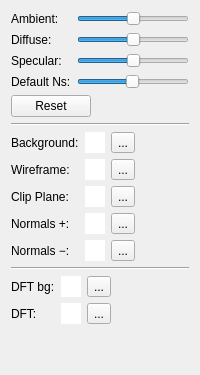
        <widget class="QWidget" name="tabColor">
         <attribute name="title">
          <string>Color</string>
         </attribute>
         <layout class="QVBoxLayout" name="verticalLayout_3">
          <item>
           <layout class="QFormLayout" name="formLayout_4">
            <item row="0" column="0">
             <widget class="QLabel" name="label_ambient">
              <property name="text">
               <string>Ambient:</string>
              </property>
             </widget>
            </item>
            <item row="0" column="1">
             <widget class="QSlider" name="slider_ambient">
              <property name="maximum">
               <number>2000</number>
              </property>
              <property name="value">
               <number>1000</number>
              </property>
              <property name="orientation">
               <enum>Qt::Horizontal</enum>
              </property>
             </widget>
            </item>
            <item row="1" column="0">
             <widget class="QLabel" name="label_diffuse">
              <property name="text">
               <string>Diffuse:</string>
              </property>
             </widget>
            </item>
            <item row="1" column="1">
             <widget class="QSlider" name="slider_diffuse">
              <property name="maximum">
               <number>2000</number>
              </property>
              <property name="value">
               <number>1000</number>
              </property>
              <property name="orientation">
               <enum>Qt::Horizontal</enum>
              </property>
             </widget>
            </item>
            <item row="2" column="0">
             <widget class="QLabel" name="label_specular">
              <property name="text">
               <string>Specular:</string>
              </property>
             </widget>
            </item>
            <item row="2" column="1">
             <widget class="QSlider" name="slider_specular">
              <property name="maximum">
               <number>2000</number>
              </property>
              <property name="value">
               <number>1000</number>
              </property>
              <property name="orientation">
               <enum>Qt::Horizontal</enum>
              </property>
             </widget>
            </item>
            <item row="3" column="0">
             <widget class="QLabel" name="label_default_ns">
              <property name="text">
               <string>Default Ns:</string>
              </property>
             </widget>
            </item>
            <item row="3" column="1">
             <widget class="QSlider" name="slider_default_ns">
              <property name="minimum">
               <number>1</number>
              </property>
              <property name="maximum">
               <number>100</number>
              </property>
              <property name="value">
               <number>50</number>
              </property>
              <property name="orientation">
               <enum>Qt::Horizontal</enum>
              </property>
             </widget>
            </item>
           </layout>
          </item>
          <item>
           <layout class="QHBoxLayout" name="horizontalLayout_4">
            <item>
             <widget class="QPushButton" name="pushButton_reset_lighting">
              <property name="text">
               <string>Reset</string>
              </property>
             </widget>
            </item>
            <item>
             <spacer name="horizontalSpacer_2">
              <property name="orientation">
               <enum>Qt::Horizontal</enum>
              </property>
              <property name="sizeHint" stdset="0">
               <size>
                <width>40</width>
                <height>20</height>
               </size>
              </property>
             </spacer>
            </item>
           </layout>
          </item>
          <item>
           <widget class="Line" name="line_17">
            <property name="orientation">
             <enum>Qt::Horizontal</enum>
            </property>
           </widget>
          </item>
          <item>
           <layout class="QHBoxLayout" name="horizontalLayout_2">
            <item>
             <layout class="QGridLayout" name="gridLayout">
              <item row="6" column="0">
               <widget class="QLabel" name="label_8">
                <property name="text">
                 <string>Normals −:</string>
                </property>
               </widget>
              </item>
              <item row="5" column="2">
               <widget class="QToolButton" name="toolButton_normal_color_positive">
                <property name="text">
                 <string>...</string>
                </property>
               </widget>
              </item>
              <item row="4" column="1">
               <widget class="QWidget" name="widget_clip_plane_color" native="true">
                <property name="minimumSize">
                 <size>
                  <width>20</width>
                  <height>10</height>
                 </size>
                </property>
                <property name="palette">
                 <palette>
                  <active>
                   <colorrole role="Base">
                    <brush brushstyle="SolidPattern">
                     <color alpha="255">
                      <red>255</red>
                      <green>255</green>
                      <blue>255</blue>
                     </color>
                    </brush>
                   </colorrole>
                   <colorrole role="Window">
                    <brush brushstyle="SolidPattern">
                     <color alpha="255">
                      <red>255</red>
                      <green>255</green>
                      <blue>255</blue>
                     </color>
                    </brush>
                   </colorrole>
                  </active>
                  <inactive>
                   <colorrole role="Base">
                    <brush brushstyle="SolidPattern">
                     <color alpha="255">
                      <red>255</red>
                      <green>255</green>
                      <blue>255</blue>
                     </color>
                    </brush>
                   </colorrole>
                   <colorrole role="Window">
                    <brush brushstyle="SolidPattern">
                     <color alpha="255">
                      <red>255</red>
                      <green>255</green>
                      <blue>255</blue>
                     </color>
                    </brush>
                   </colorrole>
                  </inactive>
                  <disabled>
                   <colorrole role="Base">
                    <brush brushstyle="SolidPattern">
                     <color alpha="255">
                      <red>255</red>
                      <green>255</green>
                      <blue>255</blue>
                     </color>
                    </brush>
                   </colorrole>
                   <colorrole role="Window">
                    <brush brushstyle="SolidPattern">
                     <color alpha="255">
                      <red>255</red>
                      <green>255</green>
                      <blue>255</blue>
                     </color>
                    </brush>
                   </colorrole>
                  </disabled>
                 </palette>
                </property>
                <property name="autoFillBackground">
                 <bool>true</bool>
                </property>
               </widget>
              </item>
              <item row="3" column="1">
               <widget class="QWidget" name="widget_wireframe_color" native="true">
                <property name="minimumSize">
                 <size>
                  <width>20</width>
                  <height>10</height>
                 </size>
                </property>
                <property name="palette">
                 <palette>
                  <active>
                   <colorrole role="Base">
                    <brush brushstyle="SolidPattern">
                     <color alpha="255">
                      <red>255</red>
                      <green>255</green>
                      <blue>255</blue>
                     </color>
                    </brush>
                   </colorrole>
                   <colorrole role="Window">
                    <brush brushstyle="SolidPattern">
                     <color alpha="255">
                      <red>255</red>
                      <green>255</green>
                      <blue>255</blue>
                     </color>
                    </brush>
                   </colorrole>
                  </active>
                  <inactive>
                   <colorrole role="Base">
                    <brush brushstyle="SolidPattern">
                     <color alpha="255">
                      <red>255</red>
                      <green>255</green>
                      <blue>255</blue>
                     </color>
                    </brush>
                   </colorrole>
                   <colorrole role="Window">
                    <brush brushstyle="SolidPattern">
                     <color alpha="255">
                      <red>255</red>
                      <green>255</green>
                      <blue>255</blue>
                     </color>
                    </brush>
                   </colorrole>
                  </inactive>
                  <disabled>
                   <colorrole role="Base">
                    <brush brushstyle="SolidPattern">
                     <color alpha="255">
                      <red>255</red>
                      <green>255</green>
                      <blue>255</blue>
                     </color>
                    </brush>
                   </colorrole>
                   <colorrole role="Window">
                    <brush brushstyle="SolidPattern">
                     <color alpha="255">
                      <red>255</red>
                      <green>255</green>
                      <blue>255</blue>
                     </color>
                    </brush>
                   </colorrole>
                  </disabled>
                 </palette>
                </property>
                <property name="autoFillBackground">
                 <bool>true</bool>
                </property>
               </widget>
              </item>
              <item row="6" column="1">
               <widget class="QWidget" name="widget_normal_color_negative" native="true">
                <property name="minimumSize">
                 <size>
                  <width>20</width>
                  <height>10</height>
                 </size>
                </property>
                <property name="palette">
                 <palette>
                  <active>
                   <colorrole role="Base">
                    <brush brushstyle="SolidPattern">
                     <color alpha="255">
                      <red>255</red>
                      <green>255</green>
                      <blue>255</blue>
                     </color>
                    </brush>
                   </colorrole>
                   <colorrole role="Window">
                    <brush brushstyle="SolidPattern">
                     <color alpha="255">
                      <red>255</red>
                      <green>255</green>
                      <blue>255</blue>
                     </color>
                    </brush>
                   </colorrole>
                  </active>
                  <inactive>
                   <colorrole role="Base">
                    <brush brushstyle="SolidPattern">
                     <color alpha="255">
                      <red>255</red>
                      <green>255</green>
                      <blue>255</blue>
                     </color>
                    </brush>
                   </colorrole>
                   <colorrole role="Window">
                    <brush brushstyle="SolidPattern">
                     <color alpha="255">
                      <red>255</red>
                      <green>255</green>
                      <blue>255</blue>
                     </color>
                    </brush>
                   </colorrole>
                  </inactive>
                  <disabled>
                   <colorrole role="Base">
                    <brush brushstyle="SolidPattern">
                     <color alpha="255">
                      <red>255</red>
                      <green>255</green>
                      <blue>255</blue>
                     </color>
                    </brush>
                   </colorrole>
                   <colorrole role="Window">
                    <brush brushstyle="SolidPattern">
                     <color alpha="255">
                      <red>255</red>
                      <green>255</green>
                      <blue>255</blue>
                     </color>
                    </brush>
                   </colorrole>
                  </disabled>
                 </palette>
                </property>
                <property name="autoFillBackground">
                 <bool>true</bool>
                </property>
               </widget>
              </item>
              <item row="3" column="2">
               <widget class="QToolButton" name="toolButton_wireframe_color">
                <property name="enabled">
                 <bool>true</bool>
                </property>
                <property name="text">
                 <string>...</string>
                </property>
               </widget>
              </item>
              <item row="6" column="2">
               <widget class="QToolButton" name="toolButton_normal_color_negative">
                <property name="text">
                 <string>...</string>
                </property>
               </widget>
              </item>
              <item row="5" column="1">
               <widget class="QWidget" name="widget_normal_color_positive" native="true">
                <property name="minimumSize">
                 <size>
                  <width>20</width>
                  <height>10</height>
                 </size>
                </property>
                <property name="palette">
                 <palette>
                  <active>
                   <colorrole role="Base">
                    <brush brushstyle="SolidPattern">
                     <color alpha="255">
                      <red>255</red>
                      <green>255</green>
                      <blue>255</blue>
                     </color>
                    </brush>
                   </colorrole>
                   <colorrole role="Window">
                    <brush brushstyle="SolidPattern">
                     <color alpha="255">
                      <red>255</red>
                      <green>255</green>
                      <blue>255</blue>
                     </color>
                    </brush>
                   </colorrole>
                  </active>
                  <inactive>
                   <colorrole role="Base">
                    <brush brushstyle="SolidPattern">
                     <color alpha="255">
                      <red>255</red>
                      <green>255</green>
                      <blue>255</blue>
                     </color>
                    </brush>
                   </colorrole>
                   <colorrole role="Window">
                    <brush brushstyle="SolidPattern">
                     <color alpha="255">
                      <red>255</red>
                      <green>255</green>
                      <blue>255</blue>
                     </color>
                    </brush>
                   </colorrole>
                  </inactive>
                  <disabled>
                   <colorrole role="Base">
                    <brush brushstyle="SolidPattern">
                     <color alpha="255">
                      <red>255</red>
                      <green>255</green>
                      <blue>255</blue>
                     </color>
                    </brush>
                   </colorrole>
                   <colorrole role="Window">
                    <brush brushstyle="SolidPattern">
                     <color alpha="255">
                      <red>255</red>
                      <green>255</green>
                      <blue>255</blue>
                     </color>
                    </brush>
                   </colorrole>
                  </disabled>
                 </palette>
                </property>
                <property name="autoFillBackground">
                 <bool>true</bool>
                </property>
               </widget>
              </item>
              <item row="4" column="0">
               <widget class="QLabel" name="label_6">
                <property name="text">
                 <string>Clip Plane:</string>
                </property>
               </widget>
              </item>
              <item row="3" column="0">
               <widget class="QLabel" name="label_4">
                <property name="text">
                 <string>Wireframe:</string>
                </property>
               </widget>
              </item>
              <item row="4" column="2">
               <widget class="QToolButton" name="toolButton_clip_plane_color">
                <property name="text">
                 <string>...</string>
                </property>
               </widget>
              </item>
              <item row="2" column="1">
               <widget class="QWidget" name="widget_background_color" native="true">
                <property name="minimumSize">
                 <size>
                  <width>20</width>
                  <height>10</height>
                 </size>
                </property>
                <property name="palette">
                 <palette>
                  <active>
                   <colorrole role="Base">
                    <brush brushstyle="SolidPattern">
                     <color alpha="255">
                      <red>255</red>
                      <green>255</green>
                      <blue>255</blue>
                     </color>
                    </brush>
                   </colorrole>
                   <colorrole role="Window">
                    <brush brushstyle="SolidPattern">
                     <color alpha="255">
                      <red>255</red>
                      <green>255</green>
                      <blue>255</blue>
                     </color>
                    </brush>
                   </colorrole>
                  </active>
                  <inactive>
                   <colorrole role="Base">
                    <brush brushstyle="SolidPattern">
                     <color alpha="255">
                      <red>255</red>
                      <green>255</green>
                      <blue>255</blue>
                     </color>
                    </brush>
                   </colorrole>
                   <colorrole role="Window">
                    <brush brushstyle="SolidPattern">
                     <color alpha="255">
                      <red>255</red>
                      <green>255</green>
                      <blue>255</blue>
                     </color>
                    </brush>
                   </colorrole>
                  </inactive>
                  <disabled>
                   <colorrole role="Base">
                    <brush brushstyle="SolidPattern">
                     <color alpha="255">
                      <red>255</red>
                      <green>255</green>
                      <blue>255</blue>
                     </color>
                    </brush>
                   </colorrole>
                   <colorrole role="Window">
                    <brush brushstyle="SolidPattern">
                     <color alpha="255">
                      <red>255</red>
                      <green>255</green>
                      <blue>255</blue>
                     </color>
                    </brush>
                   </colorrole>
                  </disabled>
                 </palette>
                </property>
                <property name="autoFillBackground">
                 <bool>true</bool>
                </property>
               </widget>
              </item>
              <item row="2" column="0">
               <widget class="QLabel" name="label_3">
                <property name="text">
                 <string>Background:</string>
                </property>
               </widget>
              </item>
              <item row="2" column="2">
               <widget class="QToolButton" name="toolButton_background_color">
                <property name="text">
                 <string>...</string>
                </property>
               </widget>
              </item>
              <item row="5" column="0">
               <widget class="QLabel" name="label_7">
                <property name="text">
                 <string>Normals +:</string>
                </property>
               </widget>
              </item>
             </layout>
            </item>
            <item>
             <spacer name="horizontalSpacer_3">
              <property name="orientation">
               <enum>Qt::Horizontal</enum>
              </property>
              <property name="sizeHint" stdset="0">
               <size>
                <width>40</width>
                <height>20</height>
               </size>
              </property>
             </spacer>
            </item>
           </layout>
          </item>
          <item>
           <widget class="Line" name="line">
            <property name="orientation">
             <enum>Qt::Horizontal</enum>
            </property>
           </widget>
          </item>
          <item>
           <layout class="QHBoxLayout" name="horizontalLayout_5">
            <item>
             <layout class="QGridLayout" name="gridLayout_2">
              <item row="1" column="1">
               <widget class="QWidget" name="widget_dft_background_color" native="true">
                <property name="minimumSize">
                 <size>
                  <width>20</width>
                  <height>10</height>
                 </size>
                </property>
                <property name="palette">
                 <palette>
                  <active>
                   <colorrole role="Base">
                    <brush brushstyle="SolidPattern">
                     <color alpha="255">
                      <red>255</red>
                      <green>255</green>
                      <blue>255</blue>
                     </color>
                    </brush>
                   </colorrole>
                   <colorrole role="Window">
                    <brush brushstyle="SolidPattern">
                     <color alpha="255">
                      <red>255</red>
                      <green>255</green>
                      <blue>255</blue>
                     </color>
                    </brush>
                   </colorrole>
                  </active>
                  <inactive>
                   <colorrole role="Base">
                    <brush brushstyle="SolidPattern">
                     <color alpha="255">
                      <red>255</red>
                      <green>255</green>
                      <blue>255</blue>
                     </color>
                    </brush>
                   </colorrole>
                   <colorrole role="Window">
                    <brush brushstyle="SolidPattern">
                     <color alpha="255">
                      <red>255</red>
                      <green>255</green>
                      <blue>255</blue>
                     </color>
                    </brush>
                   </colorrole>
                  </inactive>
                  <disabled>
                   <colorrole role="Base">
                    <brush brushstyle="SolidPattern">
                     <color alpha="255">
                      <red>255</red>
                      <green>255</green>
                      <blue>255</blue>
                     </color>
                    </brush>
                   </colorrole>
                   <colorrole role="Window">
                    <brush brushstyle="SolidPattern">
                     <color alpha="255">
                      <red>255</red>
                      <green>255</green>
                      <blue>255</blue>
                     </color>
                    </brush>
                   </colorrole>
                  </disabled>
                 </palette>
                </property>
                <property name="autoFillBackground">
                 <bool>true</bool>
                </property>
               </widget>
              </item>
              <item row="1" column="0">
               <widget class="QLabel" name="label">
                <property name="text">
                 <string>DFT bg:</string>
                </property>
               </widget>
              </item>
              <item row="2" column="1">
               <widget class="QWidget" name="widget_dft_color" native="true">
                <property name="minimumSize">
                 <size>
                  <width>20</width>
                  <height>10</height>
                 </size>
                </property>
                <property name="palette">
                 <palette>
                  <active>
                   <colorrole role="Base">
                    <brush brushstyle="SolidPattern">
                     <color alpha="255">
                      <red>255</red>
                      <green>255</green>
                      <blue>255</blue>
                     </color>
                    </brush>
                   </colorrole>
                   <colorrole role="Window">
                    <brush brushstyle="SolidPattern">
                     <color alpha="255">
                      <red>255</red>
                      <green>255</green>
                      <blue>255</blue>
                     </color>
                    </brush>
                   </colorrole>
                  </active>
                  <inactive>
                   <colorrole role="Base">
                    <brush brushstyle="SolidPattern">
                     <color alpha="255">
                      <red>255</red>
                      <green>255</green>
                      <blue>255</blue>
                     </color>
                    </brush>
                   </colorrole>
                   <colorrole role="Window">
                    <brush brushstyle="SolidPattern">
                     <color alpha="255">
                      <red>255</red>
                      <green>255</green>
                      <blue>255</blue>
                     </color>
                    </brush>
                   </colorrole>
                  </inactive>
                  <disabled>
                   <colorrole role="Base">
                    <brush brushstyle="SolidPattern">
                     <color alpha="255">
                      <red>255</red>
                      <green>255</green>
                      <blue>255</blue>
                     </color>
                    </brush>
                   </colorrole>
                   <colorrole role="Window">
                    <brush brushstyle="SolidPattern">
                     <color alpha="255">
                      <red>255</red>
                      <green>255</green>
                      <blue>255</blue>
                     </color>
                    </brush>
                   </colorrole>
                  </disabled>
                 </palette>
                </property>
                <property name="autoFillBackground">
                 <bool>true</bool>
                </property>
               </widget>
              </item>
              <item row="2" column="0">
               <widget class="QLabel" name="label_5">
                <property name="text">
                 <string>DFT:</string>
                </property>
               </widget>
              </item>
              <item row="1" column="2">
               <widget class="QToolButton" name="toolButton_dft_background_color">
                <property name="text">
                 <string>...</string>
                </property>
               </widget>
              </item>
              <item row="2" column="2">
               <widget class="QToolButton" name="toolButton_dft_color">
                <property name="text">
                 <string>...</string>
                </property>
               </widget>
              </item>
             </layout>
            </item>
            <item>
             <spacer name="horizontalSpacer_4">
              <property name="orientation">
               <enum>Qt::Horizontal</enum>
              </property>
              <property name="sizeHint" stdset="0">
               <size>
                <width>40</width>
                <height>20</height>
               </size>
              </property>
             </spacer>
            </item>
           </layout>
          </item>
          <item>
           <spacer name="verticalSpacer_2">
            <property name="orientation">
             <enum>Qt::Vertical</enum>
            </property>
            <property name="sizeHint" stdset="0">
             <size>
              <width>20</width>
              <height>40</height>
             </size>
            </property>
           </spacer>
          </item>
         </layout>
        </widget>
